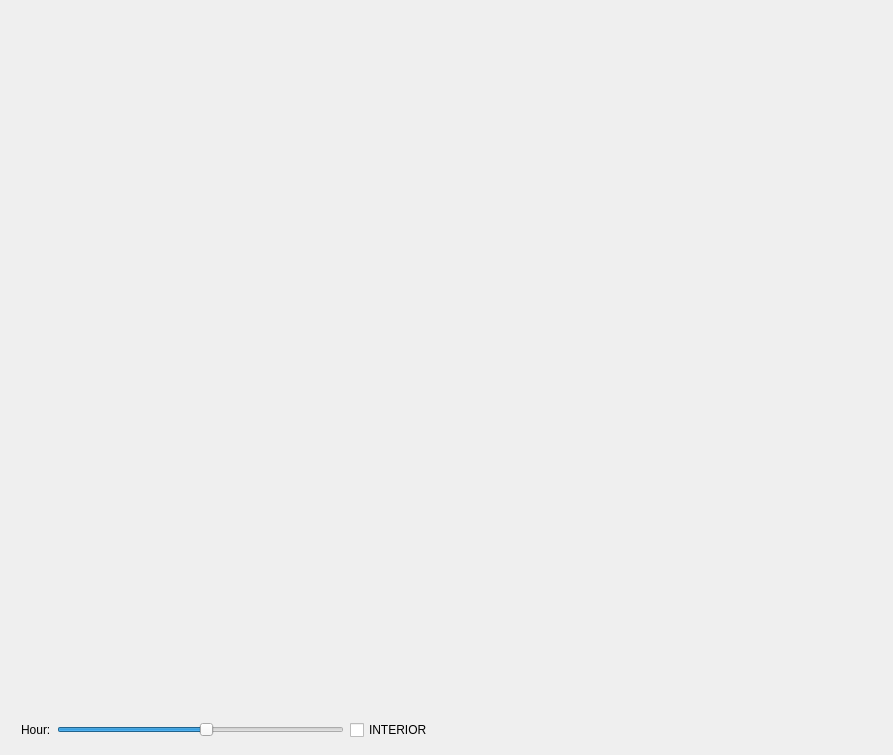
<?xml version="1.0" encoding="UTF-8"?>
<ui version="4.0">
 <class>MyWindow</class>
 <widget class="QMainWindow" name="MyWindow">
  <property name="geometry">
   <rect>
    <x>0</x>
    <y>0</y>
    <width>893</width>
    <height>755</height>
   </rect>
  </property>
  <property name="windowTitle">
   <string>Crimes in Chicago</string>
  </property>
  <property name="windowIcon">
   <iconset resource="../resources/images.qrc">
    <normaloff>:/images/chicago_icon.png</normaloff>:/images/chicago_icon.png</iconset>
  </property>
  <widget class="QWidget" name="centralWidget">
   <widget class="QWidget" name="horizontalLayoutWidget">
    <property name="geometry">
     <rect>
      <x>0</x>
      <y>0</y>
      <width>891</width>
      <height>751</height>
     </rect>
    </property>
    <layout class="QHBoxLayout" name="horizontalLayout">
     <property name="sizeConstraint">
      <enum>QLayout::SetDefaultConstraint</enum>
     </property>
     <item>
      <layout class="QVBoxLayout" name="verticalLayout_7">
       <property name="sizeConstraint">
        <enum>QLayout::SetDefaultConstraint</enum>
       </property>
       <item>
        <widget class="MyLabel" name="map" native="true">
         <property name="scaledContents" stdset="0">
          <bool>true</bool>
         </property>
         <property name="text" stdset="0">
          <string/>
         </property>
         <property name="pixmap" stdset="0">
          <pixmap resource="../resources/images.qrc">:/images/chicago_map.jpeg</pixmap>
         </property>
        </widget>
       </item>
       <item>
        <layout class="QHBoxLayout" name="horizontalLayout_2" stretch="0,0,0">
         <property name="spacing">
          <number>6</number>
         </property>
         <property name="sizeConstraint">
          <enum>QLayout::SetMinimumSize</enum>
         </property>
         <property name="leftMargin">
          <number>10</number>
         </property>
         <property name="rightMargin">
          <number>10</number>
         </property>
         <item>
          <widget class="QLabel" name="label">
           <property name="sizePolicy">
            <sizepolicy hsizetype="Fixed" vsizetype="Fixed">
             <horstretch>0</horstretch>
             <verstretch>0</verstretch>
            </sizepolicy>
           </property>
           <property name="text">
            <string>Hour:</string>
           </property>
          </widget>
         </item>
         <item>
          <widget class="QSlider" name="time">
           <property name="sizePolicy">
            <sizepolicy hsizetype="Minimum" vsizetype="Fixed">
             <horstretch>0</horstretch>
             <verstretch>0</verstretch>
            </sizepolicy>
           </property>
           <property name="maximum">
            <number>23</number>
           </property>
           <property name="value">
            <number>12</number>
           </property>
           <property name="tracking">
            <bool>true</bool>
           </property>
           <property name="orientation">
            <enum>Qt::Horizontal</enum>
           </property>
           <property name="invertedAppearance">
            <bool>false</bool>
           </property>
           <property name="invertedControls">
            <bool>false</bool>
           </property>
          </widget>
         </item>
         <item>
          <widget class="QCheckBox" name="location">
           <property name="sizePolicy">
            <sizepolicy hsizetype="Fixed" vsizetype="Fixed">
             <horstretch>0</horstretch>
             <verstretch>0</verstretch>
            </sizepolicy>
           </property>
           <property name="text">
            <string>INTERIOR</string>
           </property>
          </widget>
         </item>
        </layout>
       </item>
      </layout>
     </item>
     <item>
      <layout class="QVBoxLayout" name="verticalLayout_6">
       <item>
        <widget class="QLabel" name="possibilities">
         <property name="text">
          <string/>
         </property>
         <property name="alignment">
          <set>Qt::AlignLeading|Qt::AlignLeft|Qt::AlignTop</set>
         </property>
        </widget>
       </item>
      </layout>
     </item>
    </layout>
   </widget>
  </widget>
 </widget>
 <layoutdefault spacing="6" margin="11"/>
 <customwidgets>
  <customwidget>
   <class>MyLabel</class>
   <extends>QWidget</extends>
   <header>mylabel.h</header>
  </customwidget>
 </customwidgets>
 <resources>
  <include location="../resources/images.qrc"/>
 </resources>
 <connections>
  <connection>
   <sender>map</sender>
   <signal>update_panel(QString)</signal>
   <receiver>possibilities</receiver>
   <slot>setText(QString)</slot>
   <hints>
    <hint type="sourcelabel">
     <x>550</x>
     <y>374</y>
    </hint>
    <hint type="destinationlabel">
     <x>918</x>
     <y>374</y>
    </hint>
   </hints>
  </connection>
  <connection>
   <sender>location</sender>
   <signal>toggled(bool)</signal>
   <receiver>map</receiver>
   <slot>update_loc(bool)</slot>
   <hints>
    <hint type="sourcelabel">
     <x>385</x>
     <y>563</y>
    </hint>
    <hint type="destinationlabel">
     <x>221</x>
     <y>187</y>
    </hint>
   </hints>
  </connection>
  <connection>
   <sender>time</sender>
   <signal>sliderMoved(int)</signal>
   <receiver>map</receiver>
   <slot>update_time(int)</slot>
   <hints>
    <hint type="sourcelabel">
     <x>194</x>
     <y>563</y>
    </hint>
    <hint type="destinationlabel">
     <x>221</x>
     <y>187</y>
    </hint>
   </hints>
  </connection>
 </connections>
</ui>
